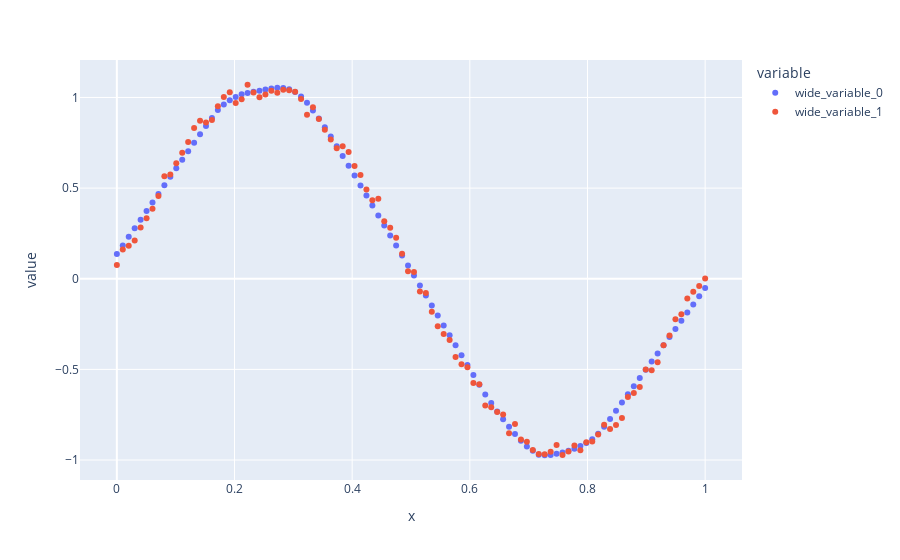

Source (notebook cell):
### Code cell
px.scatter(x = X.flatten(), y = [model_seq(X).flatten().detach(), y.flatten()])
